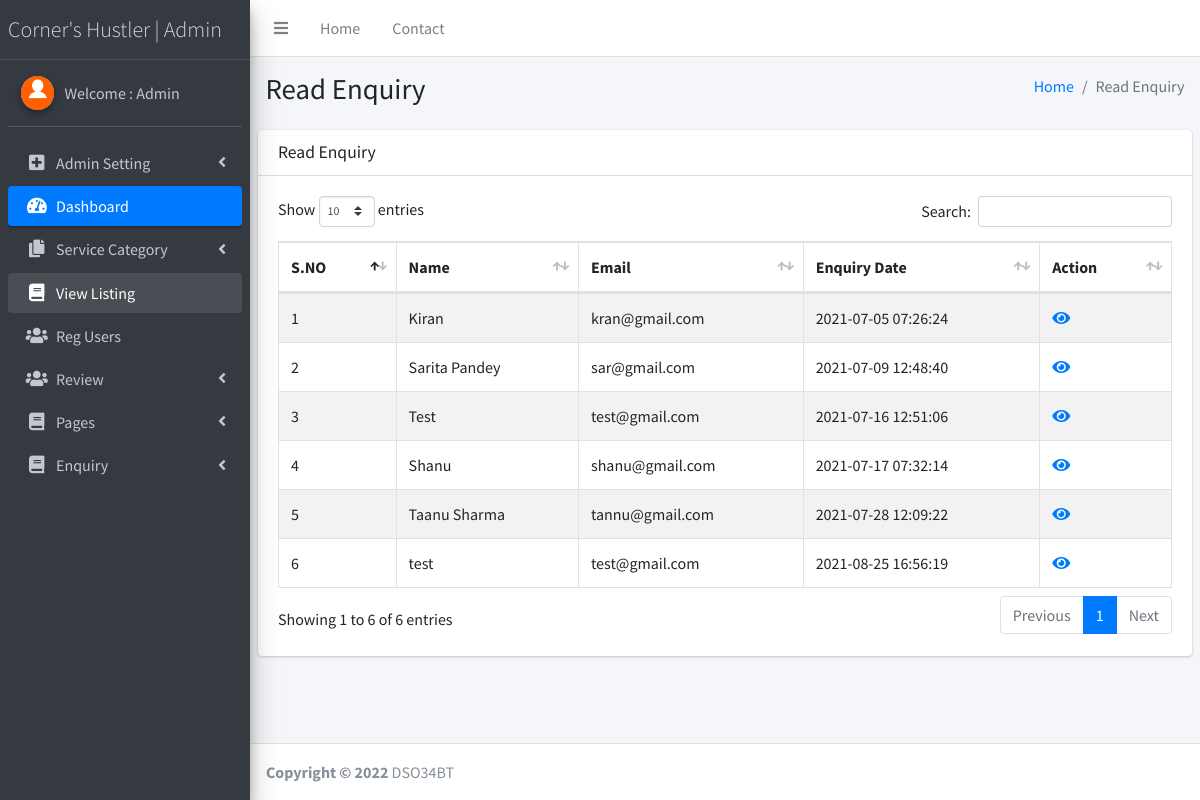
The page /admin/read-enquiry.php (signed in) on the database its author committed.
### tables this page shows
CREATE TABLE `tblcontact` (
  `ID` int(10) NOT NULL,
  `Name` varchar(200) DEFAULT NULL,
  `Email` varchar(200) DEFAULT NULL,
  `Message` mediumtext DEFAULT NULL,
  `EnquiryDate` timestamp NOT NULL DEFAULT current_timestamp(),
  `IsRead` int(5) DEFAULT NULL
);

### admin/read-enquiry.php (the view, shortened to what this page needs)
<?php
if (strlen($_SESSION['lssemsaid']==0)) {
  header('location:logout.php');
  } else{
  ?>
<!DOCTYPE html>
<html>
<head>
  <link rel="stylesheet" href="plugins/fontawesome-free/css/all.min.css">
  <link rel="stylesheet" href="https://code.ionicframework.com/ionicons/2.0.1/css/ionicons.min.css">
  <link rel="stylesheet" href="plugins/datatables-bs4/css/dataTables.bootstrap4.css">
  <link rel="stylesheet" href="dist/css/adminlte.min.css">
</head>
<body class="hold-transition sidebar-mini">
<div class="wrapper">
  <?php include_once('includes/header.php');?>
<?php include_once('includes/sidebar.php');?>
  <div class="content-wrapper">
    <section class="content-header">
      <div class="container-fluid">
        <div class="row mb-2">
          <div class="col-sm-6">
            <h1>Read Enquiry</h1>
          </div>
          <div class="col-sm-6">
            <ol class="breadcrumb float-sm-right">
              <li class="breadcrumb-item"><a href="dashboard.php">Home</a></li>
              <li class="breadcrumb-item active">Read Enquiry</li>
            </ol>
          </div>
        </div>
      </div>
    </section>
    <section class="content">
      <div class="row">
        <div class="col-12">
          <div class="card">
            <div class="card-header">
              <h3 class="card-title">Read Enquiry</h3>
            </div>
            <div class="card-body">
              <table id="example1" class="table table-bordered table-striped">
                <thead>
                <tr>
                  <th>S.NO</th>
                 <th>Name</th>
                    <th>Email</th>
                    <th>Enquiry Date</th>
                  <th>Action</th>
                </tr>
                </thead>
                 <?php
$sql="select * from tblcontact where IsRead='1'";
$query = $dbh -> prepare($sql);
$query->execute();
$results=$query->fetchAll(PDO::FETCH_OBJ);
$cnt=1;
if($query->rowCount() > 0)
{
foreach($results as $row)
{               ?>
                <tr>
                  <td><?php echo htmlentities($cnt);?></td>
                  <td><?php  echo htmlentities($row->Name);?></td>
                  <td><?php  echo htmlentities($row->Email);?></td>
                  <td><?php  echo htmlentities($row->EnquiryDate);?></td>
                  <td> <a href="view-enquiry.php?vid=<?php echo htmlentities ($row->ID);?>"><i class="fa fa-eye" aria-hidden="true"></i></a></td>
                </tr>
                <?php $cnt=$cnt+1;}} ?>
              </table>
            </div>
          </div>
        </div>
      </div>
    </section>
  </div>
 <?php include_once('includes/footer.php');?>
</div>
</body>
</html>
<?php }  ?>

### admin/includes/sidebar.php (shortened to what this page needs)
  <aside class="main-sidebar sidebar-dark-primary elevation-4">
    <a href="dashboard.php" class="brand-link" style="font-weight:bold; font-size:22px;">
      <span class="brand-text font-weight-light">Corner's Hustler | Admin</span>
    </a>
    <div class="sidebar">
      <div class="user-panel mt-3 pb-3 mb-3 d-flex">
        <div class="image">
          <img src="dist/img/download.png" class="img-circle elevation-2" alt="User Image">
        </div>
        <div class="info">
<?php
$aid=$_SESSION['lssemsaid'];
$sql="SELECT AdminName from  tbladmin where ID=:aid";
$query = $dbh -> prepare($sql);
$query->bindParam(':aid',$aid,PDO::PARAM_STR);
$query->execute();
$results=$query->fetchAll(PDO::FETCH_OBJ);
$cnt=1;
if($query->rowCount() > 0)
{
foreach($results as $row)
{               ?>
          <a href="admin-profile.php" class="d-block">Welcome : <?php  echo $row->AdminName;?></a>
          <?php $cnt=$cnt+1;}} ?>
        </div>
      </div>
      <nav class="mt-2">
        <ul class="nav nav-pills nav-sidebar flex-column" data-widget="treeview" role="menu" data-accordion="false">
            <li class="nav-item has-treeview">
            <a href="#" class="nav-link">
              <i class="nav-icon fas fa-plus-square"></i>
              <p>
                Admin Setting
                <i class="fas fa-angle-left right"></i>
              </p>
            </a>
          </li>
          <li class="nav-item has-treeview menu-open">
            <a href="dashboard.php" class="nav-link active">
              <i class="nav-icon fas fa-tachometer-alt"></i>
              <p>
                Dashboard
               </p>
            </a>
          </li>
          <li class="nav-item has-treeview">
            <a href="#" class="nav-link">
              <i class="nav-icon fas fa-copy"></i>
              <p>
                Service Category
                <i class="fas fa-angle-left right"></i>
              </p>
            </a>
          </li>
           <li class="nav-item has-treeview menu-open">
            <a href="listing.php" class="nav-link">
              <i class="nav-icon fas fa-book"></i>
              <p>
                View Listing
               </p>
            </a>
          </li>
          <li class="nav-item has-treeview">
            <a href="reg-users.php" class="nav-link">
              <i class="nav-icon fas fa-users"></i>
              <p>
                Reg Users
               </p>
            </a>
          </li>
<li class="nav-item has-treeview">
            <a href="#" class="nav-link">
              <i class="nav-icon fas fa-users"></i>
              <p>
                Review
                <i class="right fas fa-angle-left"></i>
              </p>
            </a>
          </li>
          <li class="nav-item has-treeview">
            <a href="#" class="nav-link">
              <i class="nav-icon fas fa-book"></i>
              <p>
                Pages
                <i class="fas fa-angle-left right"></i>
              </p>
            </a>
          </li>
       <li class="nav-item has-treeview">
            <a href="#" class="nav-link">
              <i class="nav-icon fas fa-book"></i>
              <p>
                Enquiry
                <i class="fas fa-angle-left right"></i>
              </p>
            </a>
          </li>
        </ul>
      </nav>
    </div>
  </aside>

### rows shown on the page
tblcontact: Name "Kiran", Email "kran@gmail.com", EnquiryDate "2021-07-05 07:26:24"
tblcontact: Name "Sarita Pandey", Email "sar@gmail.com", EnquiryDate "2021-07-09 12:48:40"
tblcontact: Name "Test", Email "test@gmail.com", EnquiryDate "2021-07-16 12:51:06"
tblcontact: Name "Shanu", Email "shanu@gmail.com", EnquiryDate "2021-07-17 07:32:14"
tblcontact: Name "Taanu Sharma", Email "tannu@gmail.com", EnquiryDate "2021-07-28 12:09:22"
tblcontact: Name "test", Email "test@gmail.com", EnquiryDate "2021-08-25 16:56:19"

### other values the page prints
$row->AdminName "Admin"
